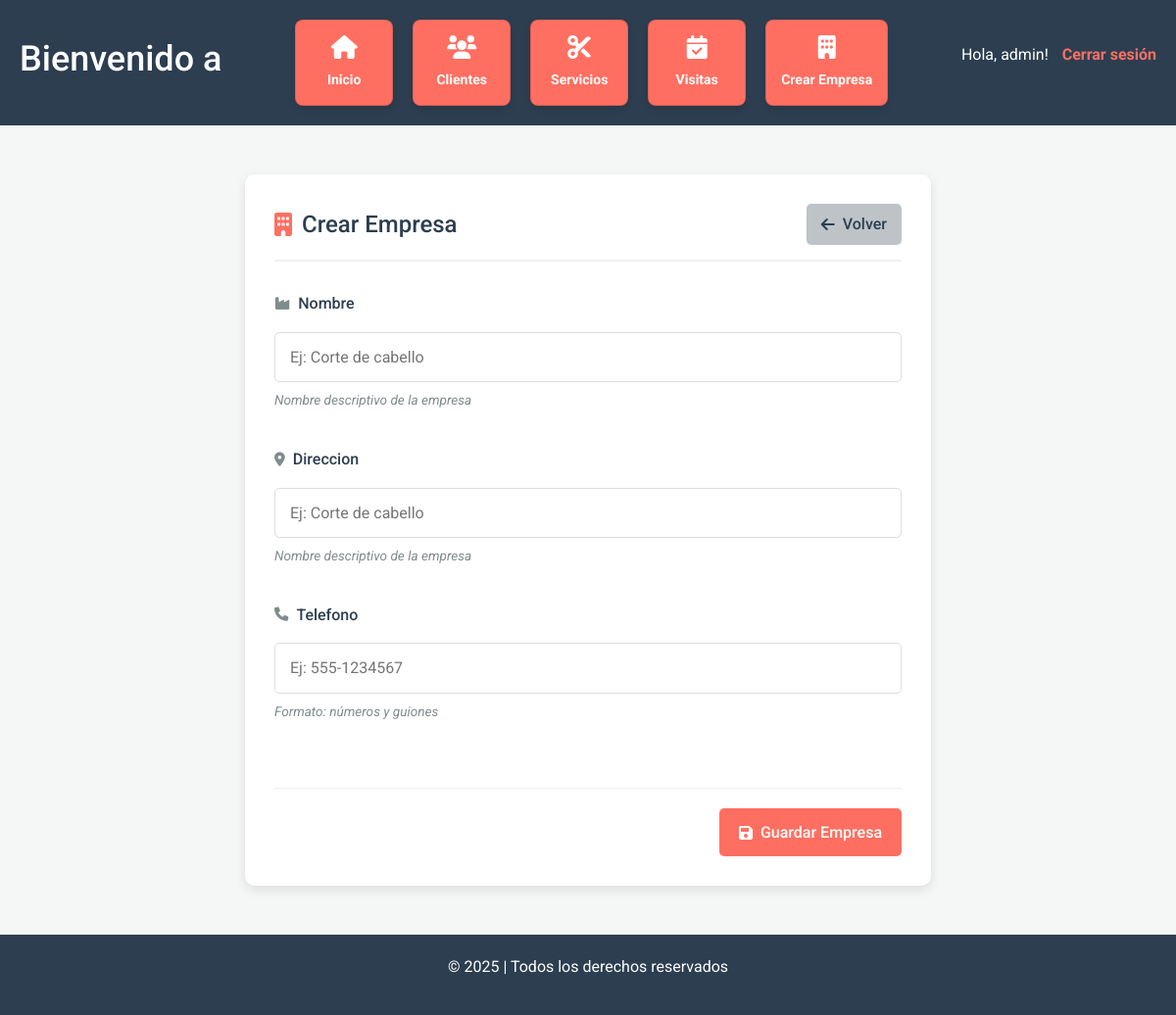
Before: /empresa/crear/ (signed in) with the older database file.
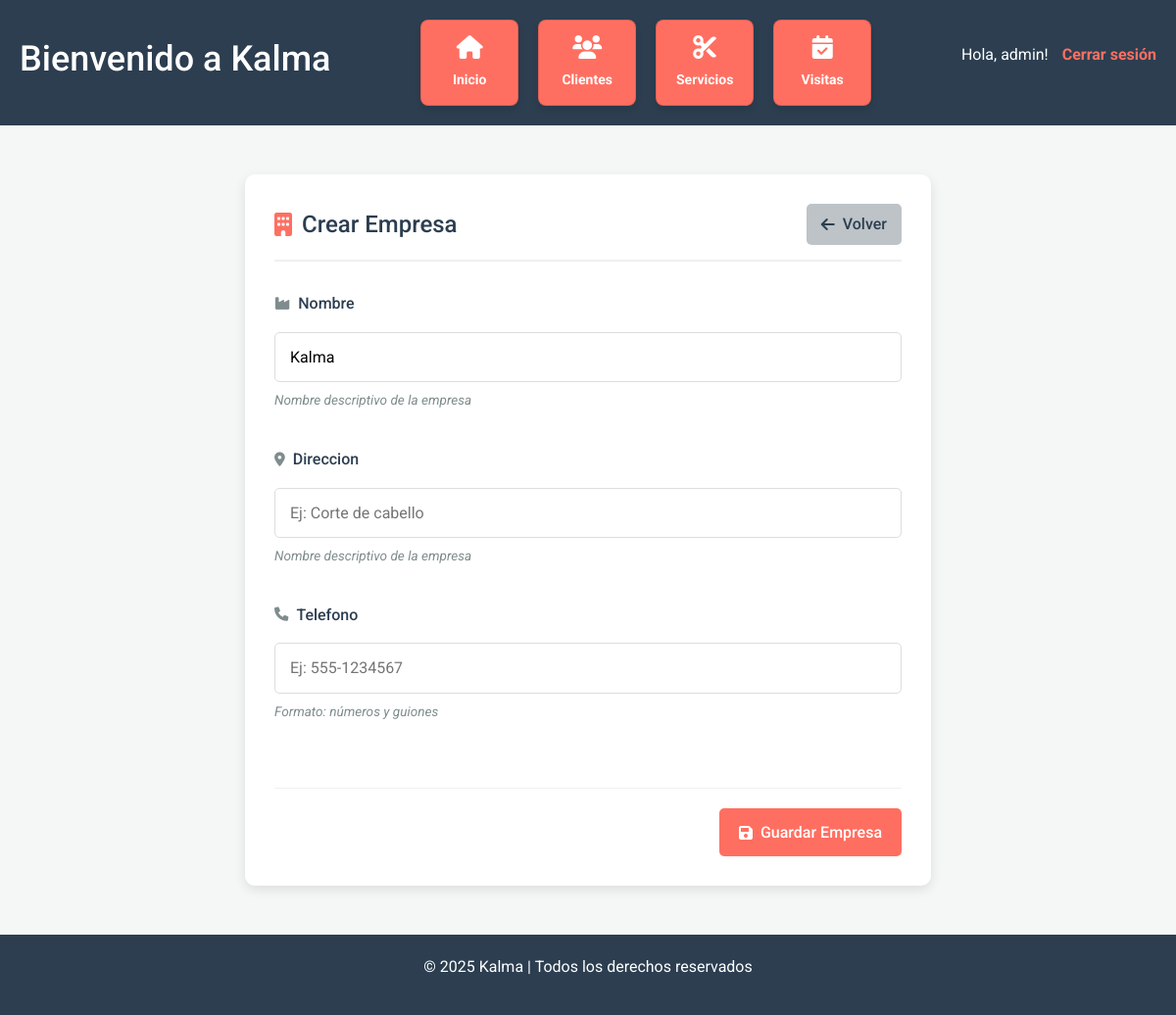
After: the same page with the newer database file.
### gestion/models.py (models this page shows, shortened)
class Empresa(models.Model):
    usuario = models.OneToOneField(User, on_delete=models.CASCADE, related_name="empresa")
    nombre = models.CharField(max_length=100)
    direccion = models.TextField(blank=True)
    telefono = models.CharField(max_length=20, blank=True)
    email = models.EmailField(blank=True)

### gestion/views.py (the view)
# urls.py: path('empresa/crear/', views.crear_empresa, name='crear_empresa'),
@login_required
def crear_empresa(request):
    try:
        if Empresa.objects.filter(user=request.user).exists():
            return redirect('index')
    except:
        pass
    if request.method == 'POST':
        form = EmpresaForm(request.POST)
        if form.is_valid():
            empresa = form.save(commit=False)
            empresa.usuario = request.user
            empresa.save()
            return redirect('index')
    else:
        form = EmpresaForm()
    return render(request, 'crear_empresa.html', {'form': form})

### gestion/forms.py
class EmpresaForm(forms.ModelForm):
    class Meta:
        model = Empresa
        fields = ['nombre', 'direccion', 'telefono']

### gestion/context_processors.py (called while the page is built)
def user_has_empresa(request):
    return {
        'user_has_empresa': request.user.is_authenticated and Empresa.objects.filter(usuario=request.user).exists()
    }

def empresa(request):
    if request.user.is_authenticated:
        empresa = Empresa.objects.filter(usuario=request.user).first()
    else:
        empresa = None
    return {
        'empresa': empresa
    }

### gestion/templates/crear_empresa.html (shortened to what this page needs)
{% extends "base.html" %}
{% load static %}
{% block content %}
<link rel="stylesheet" href="{% static 'css/custom.css' %}">
<div class="form-container">
    <div class="form-header">
        <h2><i class="fas fa-building"></i> Crear Empresa</h2>
        <a href="{% url 'index' %}" class="btn-back">
            <i class="fas fa-arrow-left"></i> Volver
        </a>
    </div>
    <form method="POST" novalidate class="content-form">
        <div class="form-group">
            <label for="{{ form.nombre.id_for_label }}">
                <i class="fas fa-industry"></i> {{ form.nombre.label }}
            </label>
            <input type="text" id="nombre" name="nombre" value="{{ empresa.nombre|default:'' }}"
                placeholder="Ej: Corte de cabello" required maxlength="100">
            <small class="form-hint">Nombre descriptivo de la empresa</small>
        </div>
        <div class="form-group">
            <label for="{{ form.direccion.id_for_label }}">
                <i class="fas fa-map-marker-alt"></i> {{ form.direccion.label }}
            </label>
            <input type="text" id="direccion" name="nombre" value="{{ empresa.direccion|default:'' }}"
                placeholder="Ej: Corte de cabello" required maxlength="100">
            <small class="form-hint">Nombre descriptivo de la empresa</small>
        </div>
        <div class="form-group">
            <label for="{{ form.telefono.id_for_label }}">
                <i class="fas fa-phone"></i> {{ form.telefono.label }}
            </label>
            <input type="tel" id="telefono" name="telefono" value="{{ cliente.telefono|default:'' }}"
                placeholder="Ej: 555-1234567" required pattern="[0-9\-]+" minlength="7" maxlength="15">
            <small class="form-hint">Formato: números y guiones</small>
        </div>
        <div class="form-actions">
            <button type="submit" class="btn-save">
                <i class="fas fa-save"></i> Guardar Empresa
            </button>
        </div>
    </form>
</div>
{% endblock %}

### gestion/templates/base.html (shortened to what this page needs)
<!DOCTYPE html>
<html lang="es">
<head>
    <link rel="stylesheet" href="https://cdnjs.cloudflare.com/ajax/libs/font-awesome/6.0.0-beta3/css/all.min.css">
    <link rel="stylesheet" href="https://cdn.jsdelivr.net/npm/bootstrap@4.3.1/dist/css/bootstrap.min.css"
>
</head>
<body>
    <header>
        <h1>Bienvenido a {{empresa.nombre}}</h1>
        {% if request.user.is_authenticated %}
        <div class="nav-links">
            <div class="card">
                <i class="fas fa-home"></i>
                <p><a href="{% url 'index' %}">Inicio</a></p>
            </div>
            <div class="card">
                <i class="fas fa-users"></i>
                <p><a href="{% url 'clientes' %}">Clientes</a></p>
            </div>
            <div class="card">
                <i class="fas fa-cut"></i>
                <p><a href="{% url 'servicios' %}">Servicios</a></p>
            </div>
            <div class="card">
                <i class="fas fa-calendar-check"></i>
                <p><a href="{% url 'visitas' %}">Visitas</a></p>
            </div>
            {% if not user_has_empresa %}
            <div class="card">
                <i class="fas fa-building"></i>
                <p><a href="{% url 'crear_empresa' %}">Crear Empresa</a></p>
            </div>
            {% endif %}
        </div>
        <div class="auth-info">
            <p>Hola, {{ request.user.username }}! <a href="{% url 'logout' %}">Cerrar sesión</a></p>
        </div>
        {% else %}
        <div class="auth-info">
            <p><a href="{% url 'login' %}">Iniciar sesión</a></p>
        </div>
        {% endif %}
    </header>
    <div class="container">
        {% block content %}{% endblock %}
    </div>
    <footer>
        <p>&copy; 2025 {{empresa.nombre}} | Todos los derechos reservados</p>
    </footer>
</body>
</html>

Changed rows visible on the page:
added Empresa: nombre "Kalma"
Other visible differences:
text no longer shown: "Crear Empresa"
